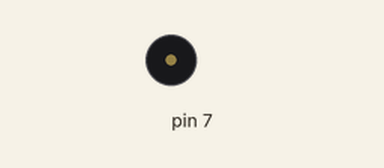
This sketch was run on a simulated Arduino Uno, built with avr-gcc and run on an emulated ATmega328P. Parts: buzzer (waves = sounding).

Above: at 10.3 s.
At 38.66 s:
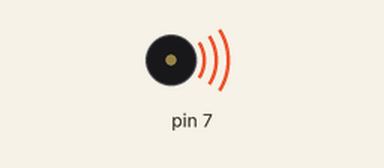
Timing chart, 0 to 40.0 s (numbered marks = the images above):
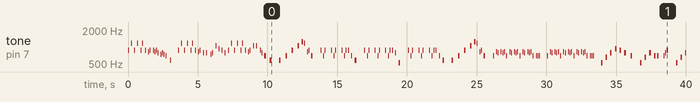

The sketch:

sketch_may28d.ino
```cpp
#define timing 7
#include <Buzzer.h>
Buzzer buzzer(7, 10);

void part1() {
  for(int i=0;i<2;i++) {
    buzzer.sound(NOTE_A5, 8*timing);
    buzzer.sound(0, 8*timing);
    buzzer.sound(NOTE_D6, 8*timing);
    buzzer.sound(0, 8*timing);
  }
  buzzer.sound(NOTE_A5, 8*timing);
  buzzer.sound(NOTE_D6, 8*timing);
  buzzer.sound(0, 8*timing);
  buzzer.sound(NOTE_A5, 8*timing);
  buzzer.sound(0, 8*timing);
  buzzer.sound(NOTE_GS5, 8*timing);
  buzzer.sound(NOTE_A5, 8*timing);
  buzzer.sound(0, 8*timing);

}

void part11() {
  buzzer.sound(NOTE_A5, 8*timing);
  buzzer.sound(NOTE_GS5, 8*timing);
  buzzer.sound(NOTE_A5, 8*timing);
  buzzer.sound(NOTE_G5, 8*timing);
  buzzer.sound(0, 8*timing);
  buzzer.sound(NOTE_FS5, 8*timing);
  buzzer.sound(NOTE_G5, 8*timing);
  buzzer.sound(NOTE_FS5, 8*timing);
  buzzer.sound(NOTE_F5, 8*timing);
  buzzer.sound(0, 16*timing);
  buzzer.sound(NOTE_D5, 8*timing);
  buzzer.sound(0, 32*timing);
}

void part12(){
  buzzer.sound(NOTE_G5, 8*timing);
  buzzer.sound(0, 8*timing);
  buzzer.sound(NOTE_G5, 8*timing);
  buzzer.sound(0, 16*timing);
  buzzer.sound(NOTE_FS5, 8*timing);
  buzzer.sound(NOTE_G5, 8*timing);
  buzzer.sound(0, 8*timing);
  buzzer.sound(NOTE_C6, 8*timing);
  buzzer.sound(0, 8*timing);
  buzzer.sound(NOTE_AS5, 8*timing);
  buzzer.sound(0, 8*timing);
  buzzer.sound(NOTE_A5, 8*timing);
  buzzer.sound(0, 8*timing);
  buzzer.sound(NOTE_G5, 8*timing);
  buzzer.sound(0, 8*timing);
}

void part13(){
  buzzer.sound(NOTE_C6, 8*timing);
  buzzer.sound(0, 8*timing);
  buzzer.sound(NOTE_C6, 12*timing);
  buzzer.sound(0, 8*timing);
  buzzer.sound(NOTE_A5, 8*timing);
  buzzer.sound(NOTE_G5, 6*timing);
  buzzer.sound(0, 8*timing);
  buzzer.sound(NOTE_F5, 120);
  buzzer.sound(0, 80);
  buzzer.sound(NOTE_D5, 16*timing);
  buzzer.sound(0, 32*timing);
}

void part14(){
  buzzer.sound(NOTE_D5, 16*timing);
  buzzer.sound(0, 16*timing);
  buzzer.sound(NOTE_F5, 16*timing);
  buzzer.sound(0, 16*timing);
  buzzer.sound(NOTE_A5, 15*timing);
  buzzer.sound(0, 16*timing);
  buzzer.sound(NOTE_C6, 12*timing);
  buzzer.sound(0, 8*timing);
  buzzer.sound(NOTE_DS6, 12*timing);
  buzzer.sound(0, 1*timing);
  buzzer.sound(NOTE_D6, 7*timing);
  buzzer.sound(0, 8*timing);
  buzzer.sound(NOTE_GS5, 8*timing);
  buzzer.sound(NOTE_A5, 8*timing);
  buzzer.sound(0, 4*timing);
  buzzer.sound(NOTE_F5, 16*timing);
  buzzer.sound(0, 32*timing);
}

void part2(){
  for(int i=0;i<2;i++) {
   buzzer.sound(NOTE_A5, 8*timing);
   buzzer.sound(0, 6*timing);
   buzzer.sound(NOTE_F5, 8*timing);
   buzzer.sound(NOTE_A5, 8*timing);
   buzzer.sound(0, 24*timing);
  }
  buzzer.sound(NOTE_A5, 8*timing);
  buzzer.sound(0, 6*timing);
  buzzer.sound(NOTE_F5, 8*timing);
  buzzer.sound(NOTE_A5, 8*timing);
  buzzer.sound(0, 4*timing);
  buzzer.sound(NOTE_A5, 8*timing);
  buzzer.sound(0, 8*timing);
}

void part21(){
  buzzer.sound(NOTE_F5, 10*timing);
  buzzer.sound(0, 8*timing);
  buzzer.sound(NOTE_D5, 16*timing);
  buzzer.sound(0, 32*timing);
}

void part22(){
  buzzer.sound(NOTE_G5, 10*timing);
  buzzer.sound(0, 8*timing);
  buzzer.sound(NOTE_C5, 16*timing);
  buzzer.sound(0, 32*timing);
}

void part3(){
  for(int i=0;i<3;i++) {
    buzzer.sound(NOTE_F5, 8*timing);
    buzzer.sound(0, 8*timing);
    buzzer.sound(NOTE_GS5, 8*timing);
    buzzer.sound(NOTE_G5, 8*timing);
    buzzer.sound(0, 8*timing);
    buzzer.sound(NOTE_GS5, 8*timing);
    buzzer.sound(NOTE_G5, 8*timing);
    buzzer.sound(NOTE_GS5, 8*timing);
    buzzer.sound(0, 4*timing);
  }
  buzzer.sound(NOTE_F5, 8*timing);
  buzzer.sound(0, 8*timing);
  buzzer.sound(NOTE_F5, 8*timing);
  buzzer.sound(NOTE_F5, 8*timing);
  buzzer.sound(NOTE_F5, 8*timing);
  buzzer.sound(0, 32*timing);

}

void part4(){
  buzzer.sound(NOTE_C5, 16*timing);
  buzzer.sound(0, 8*timing);
  buzzer.sound(NOTE_E5, 16*timing);
  buzzer.sound(0, 8*timing);
  buzzer.sound(NOTE_G5, 16*timing);
  buzzer.sound(0, 8*timing);
  buzzer.sound(NOTE_AS5, 16*timing);
  buzzer.sound(0, 8*timing);
  buzzer.sound(NOTE_A5, 16*timing);
  buzzer.sound(0, 8*timing);
  buzzer.sound(NOTE_G5, 16*timing);
  buzzer.sound(0, 16*timing);
}

void part41(){
  buzzer.sound(NOTE_F5, 16*timing);
  buzzer.sound(0, 32*timing);
}

void part42(){
  buzzer.sound(NOTE_FS5, 16*timing);
  buzzer.sound(0, 32*timing);
}

void part5(){
  buzzer.sound(NOTE_C5, 16*timing);
  buzzer.sound(0, 8*timing);
  buzzer.sound(NOTE_E5, 16*timing);
  buzzer.sound(0, 8*timing);
  buzzer.sound(NOTE_G5, 16*timing);
  buzzer.sound(0, 8*timing);
  buzzer.sound(NOTE_F5, 16*timing);
  buzzer.sound(NOTE_F5, 16*timing);
  buzzer.sound(0, 16*timing);
}

void part51(){
  buzzer.sound(NOTE_F5, 8*timing);
  buzzer.sound(NOTE_G5, 8*timing);
  buzzer.sound(NOTE_A5, 16*timing);
  buzzer.sound(0, 32*timing);
}

void part52(){
  buzzer.sound(NOTE_E5, 8*timing);
  buzzer.sound(NOTE_F5, 8*timing);
  buzzer.sound(NOTE_F5, 16*timing);
  buzzer.sound(0, 32*timing);
}
void part6(){
  buzzer.sound(NOTE_AS5, 16*timing);
  buzzer.sound(0, 8*timing);
  buzzer.sound(NOTE_B5, 16*timing);
  buzzer.sound(0, 8*timing);
  buzzer.sound(NOTE_C6, 16*timing);
  buzzer.sound(0, 1*timing);
  buzzer.sound(NOTE_D6, 16*timing);
  buzzer.sound(0, 8*timing);
  buzzer.sound(NOTE_DS6, 12*timing);
  buzzer.sound(0, 1*timing);
  buzzer.sound(NOTE_D6, 7*timing);
  buzzer.sound(0, 8*timing);
  buzzer.sound(NOTE_GS5, 8*timing);
  buzzer.sound(NOTE_A5, 8*timing);
  buzzer.sound(0, 4*timing);
  buzzer.sound(NOTE_F5, 16*timing);
  buzzer.sound(0, 32*timing);
}

void melody(){
  part1();
  part11();
  part1();
  part12();
  part1();
  part13();
  part14();
  part2();
  part21();
  part2();
  part22();
  part2();
  part21();
  part14();
  part3();
  part3();
  part4();
  part41();
  part5();
  part51();
  part4();
  part42();
  part5();
  part52();
  part6();
  part1();
  part11();
  part1();
  part12();
  part1();
  part13();
  part14();
}

void play(){
  buzzer.begin(100);
  melody();
  buzzer.end(2000);
}

void setup() {
//  for(int i=0;i<50;i++){
//    play();
//  }
}

void loop() {
 play();
}
```

Measured:
- by itself, tone on pin 7: plays 880 Hz for 0.06 s, 1175 Hz for 0.06 s, 880 Hz for 0.06 s, 1175 Hz for 0.06 s, 880 Hz for 0.06 s, 1175 Hz for 0.06 s … (166 notes in this stretch)
